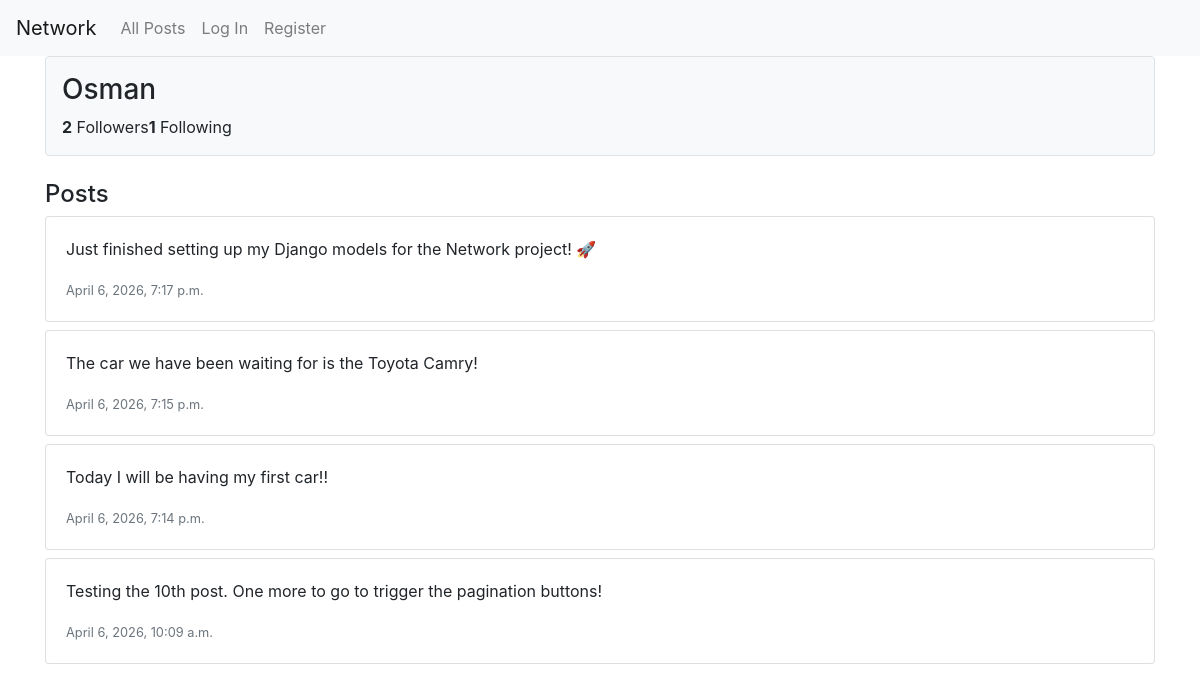
The app's page /profile/1 with its own data.
### network/models.py (models this page shows, shortened)
class User(AbstractUser):
    pass

class Post(models.Model):
    user = models.ForeignKey(User, on_delete=models.CASCADE, related_name="posts")
    content = models.TextField(blank=True)
    timestamp = models.DateTimeField(auto_now_add=True)
    likes = models.ManyToManyField(User, blank=True, related_name="liked_posts")

### network/views.py (the view)
# urls.py: path("profile/<int:user_id>", views.profile, name="profile"),
def profile(request, user_id):
    profile_user = get_object_or_404(User, pk=user_id)
    user_posts = Post.objects.filter(user=profile_user).order_by("-timestamp")
    followers = Follow.objects.filter(followed_user=profile_user).count()
    following = Follow.objects.filter(user=profile_user).count()
    is_following = False
    if request.user.is_authenticated:
        if Follow.objects.filter(user=request.user, followed_user=profile_user).exists():
            is_following = True
    return render(request, "network/profile.html", {
        "profile_user": profile_user,
        "posts": user_posts,
        "followers_count": followers,
        "following_count": following,
        "is_following": is_following
    })

### network/templates/network/profile.html (shortened to what this page needs)
{% extends "network/layout.html" %}
{% block body %}
    <div class="container">
        <div class="profile-header mb-4 p-3 border rounded bg-light">
            <h3>{{ profile_user.username }}</h3>
            <div class="d-flex gap-3">
                <span><strong>{{ followers_count }}</strong> Followers</span>
                <span><strong>{{ following_count }}</strong> Following</span>
            </div>
        </div>
        <h4>Posts</h4>
        {% for post in posts %}
            <div class="card mb-2">
                <div class="card-body">
                    <p>{{ post.content }}</p>
                    <small class="text-muted">{{ post.timestamp }}</small>
                </div>
            </div>
        {% endfor %}
    </div>
{% endblock %}

### records on screen
User: username "Osman"
Post: content "Just finished setting up my Django models for the Network project! 🚀", timestamp "April 6, 2026, 7:17 p.m."
Post: content "The car we have been waiting for is the Toyota Camry!", timestamp "April 6, 2026, 7:15 p.m."
Post: content "Today I will be having my first car!!", timestamp "April 6, 2026, 7:14 p.m."
Post: content "Testing the 10th post. One more to go to trigger the pagination buttons!", timestamp "April 6, 2026, 10:09 a.m."

### other values on screen
{{ followers_count }} "2"
{{ following_count }} "1"
